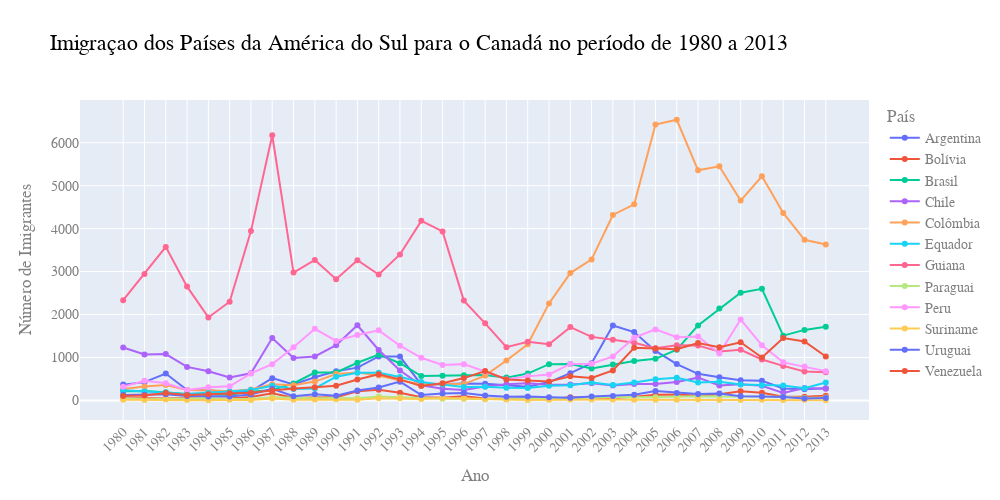

Here is the notebook cell this chart was saved with:
### Code cell
fig = px.line(america_sul_final, x=america_sul_final.index, y=america_sul_final.columns, color="País",
              title="Imigraçao dos Países da América do Sul\npara o Canadá no período de 1980 a 2013", markers=True)
fig.update_layout(width=1000, height=500,
                  xaxis={"tickangle": -45},
                  font_family="Arial", font_size=14, font_color="grey",
                  title_font_color="black", title_font_size=22,
                  xaxis_title="Ano", yaxis_title="Número de Imigrantes")

fig.show()

### Figure 1 — Plotly figure (JSON) as saved in the notebook; plotly's stock layout.template omitted (floating-point values rounded to 4 significant figures)
{"data": [{"hovertemplate": "País=Argentina<br>index=%{x}<br>value=%{y}<extra></extra>", "legendgroup": "Argentina", "line": {"color": "#636efa", "dash": "solid"}, "marker": {"symbol": "circle"}, "mode": "lines+markers", "name": "Argentina", "orientation": "v", "showlegend": true, "type": "scatter", "x": ["1980", "1981", "1982", "1983", "1984", "1985", "1986", "1987", "1988", "1989", "1990", "1991", "1992", "1993", "1994", "1995", "1996", "1997", "1998", "1999", "2000", "2001", "2002", "2003", "2004", "2005", "2006", "2007", "2008", "2009", "2010", "2011", "2012", "2013"], "xaxis": "x", "y": [368, 426, 626, 241, 237, 196, 213, 519, 374, 538, 678, 763, 1023, 1022, 366, 380, 396, 391, 349, 318, 427, 635, 865, 1745, 1591, 1153, 847, 620, 540, 467, 459, 278, 263, 282], "yaxis": "y"}, {"hovertemplate": "País=Bolívia<br>index=%{x}<br>value=%{y}<extra></extra>", "legendgroup": "Bolívia", "line": {"color": "#EF553B", "dash": "solid"}, "marker": {"symbol": "circle"}, "mode": "lines+markers", "name": "Bolívia", "orientation": "v", "showlegend": true, "type": "scatter", "x": ["1980", "1981", "1982", "1983", "1984", "1985", "1986", "1987", "1988", "1989", "1990", "1991", "1992", "1993", "1994", "1995", "1996", "1997", "1998", "1999", "2000", "2001", "2002", "2003", "2004", "2005", "2006", "2007", "2008", "2009", "2010", "2011", "2012", "2013"], "xaxis": "x", "y": [44, 52, 42, 49, 38, 44, 79, 165, 63, 68, 71, 214, 247, 180, 75, 61, 96, 43, 33, 42, 33, 72, 57, 59, 85, 134, 139, 107, 143, 214, 180, 86, 83, 107], "yaxis": "y"}, {"hovertemplate": "País=Brasil<br>index=%{x}<br>value=%{y}<extra></extra>", "legendgroup": "Brasil", "line": {"color": "#00cc96", "dash": "solid"}, "marker": {"symbol": "circle"}, "mode": "lines+markers", "name": "Brasil", "orientation": "v", "showlegend": true, "type": "scatter", "x": ["1980", "1981", "1982", "1983", "1984", "1985", "1986", "1987", "1988", "1989", "1990", "1991", "1992", "1993", "1994", "1995", "1996", "1997", "1998", "1999", "2000", "2001", "2002", "2003", "2004", "2005", "2006", "2007", "2008", "2009", "2010", "2011", "2012", "2013"], "xaxis": "x", "y": [211, 220, 192, 139, 145, 130, 205, 244, 394, 650, 650, 877, 1066, 866, 566, 572, 586, 591, 531, 626, 845, 847, 745, 839, 917, 969, 1181, 1746, 2138, 2509, 2598, 1508, 1642, 1714], "yaxis": "y"}, {"hovertemplate": "País=Chile<br>index=%{x}<br>value=%{y}<extra></extra>", "legendgroup": "Chile", "line": {"color": "#ab63fa", "dash": "solid"}, "marker": {"symbol": "circle"}, "mode": "lines+markers", "name": "Chile", "orientation": "v", "showlegend": true, "type": "scatter", "x": ["1980", "1981", "1982", "1983", "1984", "1985", "1986", "1987", "1988", "1989", "1990", "1991", "1992", "1993", "1994", "1995", "1996", "1997", "1998", "1999", "2000", "2001", "2002", "2003", "2004", "2005", "2006", "2007", "2008", "2009", "2010", "2011", "2012", "2013"], "xaxis": "x", "y": [1233, 1069, 1078, 781, 681, 533, 633, 1454, 990, 1023, 1286, 1749, 1175, 697, 352, 273, 244, 325, 376, 397, 366, 369, 401, 347, 383, 384, 427, 530, 350, 375, 340, 174, 291, 273], "yaxis": "y"}, {"hovertemplate": "País=Colômbia<br>index=%{x}<br>value=%{y}<extra></extra>", "legendgroup": "Colômbia", "line": {"color": "#FFA15A", "dash": "solid"}, "marker": {"symbol": "circle"}, "mode": "lines+markers", "name": "Colômbia", "orientation": "v", "showlegend": true, "type": "scatter", "x": ["1980", "1981", "1982", "1983", "1984", "1985", "1986", "1987", "1988", "1989", "1990", "1991", "1992", "1993", "1994", "1995", "1996", "1997", "1998", "1999", "2000", "2001", "2002", "2003", "2004", "2005", "2006", "2007", "2008", "2009", "2010", "2011", "2012", "2013"], "xaxis": "x", "y": [266, 326, 360, 244, 235, 214, 257, 376, 352, 439, 614, 652, 582, 464, 375, 371, 381, 578, 929, 1306, 2259, 2965, 3283, 4318, 4566, 6424, 6535, 5357, 5452, 4652, 5218, 4366, 3741, 3631], "yaxis": "y"}, {"hovertemplate": "País=Equador<br>index=%{x}<br>value=%{y}<extra></extra>", "legendgroup": "Equador", "line": {"color": "#19d3f3", "dash": "solid"}, "marker": {"symbol": "circle"}, "mode": "lines+markers", "name": "Equador", "orientation": "v", "showlegend": true, "type": "scatter", "x": ["1980", "1981", "1982", "1983", "1984", "1985", "1986", "1987", "1988", "1989", "1990", "1991", "1992", "1993", "1994", "1995", "1996", "1997", "1998", "1999", "2000", "2001", "2002", "2003", "2004", "2005", "2006", "2007", "2008", "2009", "2010", "2011", "2012", "2013"], "xaxis": "x", "y": [238, 207, 184, 155, 179, 208, 240, 344, 265, 278, 552, 643, 644, 547, 431, 368, 310, 317, 295, 291, 342, 353, 418, 361, 417, 491, 525, 419, 437, 373, 353, 348, 282, 418], "yaxis": "y"}, {"hovertemplate": "País=Guiana<br>index=%{x}<br>value=%{y}<extra></extra>", "legendgroup": "Guiana", "line": {"color": "#FF6692", "dash": "solid"}, "marker": {"symbol": "circle"}, "mode": "lines+markers", "name": "Guiana", "orientation": "v", "showlegend": true, "type": "scatter", "x": ["1980", "1981", "1982", "1983", "1984", "1985", "1986", "1987", "1988", "1989", "1990", "1991", "1992", "1993", "1994", "1995", "1996", "1997", "1998", "1999", "2000", "2001", "2002", "2003", "2004", "2005", "2006", "2007", "2008", "2009", "2010", "2011", "2012", "2013"], "xaxis": "x", "y": [2334, 2943, 3575, 2650, 1932, 2299, 3942, 6174, 2977, 3270, 2824, 3266, 2932, 3399, 4181, 3935, 2324, 1795, 1238, 1366, 1308, 1707, 1479, 1410, 1341, 1215, 1286, 1277, 1137, 1180, 953, 804, 676, 656], "yaxis": "y"}, {"hovertemplate": "País=Paraguai<br>index=%{x}<br>value=%{y}<extra></extra>", "legendgroup": "Paraguai", "line": {"color": "#B6E880", "dash": "solid"}, "marker": {"symbol": "circle"}, "mode": "lines+markers", "name": "Paraguai", "orientation": "v", "showlegend": true, "type": "scatter", "x": ["1980", "1981", "1982", "1983", "1984", "1985", "1986", "1987", "1988", "1989", "1990", "1991", "1992", "1993", "1994", "1995", "1996", "1997", "1998", "1999", "2000", "2001", "2002", "2003", "2004", "2005", "2006", "2007", "2008", "2009", "2010", "2011", "2012", "2013"], "xaxis": "x", "y": [45, 26, 32, 40, 48, 36, 34, 72, 53, 48, 56, 51, 94, 75, 46, 39, 38, 30, 25, 34, 29, 34, 60, 88, 74, 75, 88, 98, 95, 88, 89, 83, 55, 66], "yaxis": "y"}, {"hovertemplate": "País=Peru<br>index=%{x}<br>value=%{y}<extra></extra>", "legendgroup": "Peru", "line": {"color": "#FF97FF", "dash": "solid"}, "marker": {"symbol": "circle"}, "mode": "lines+markers", "name": "Peru", "orientation": "v", "showlegend": true, "type": "scatter", "x": ["1980", "1981", "1982", "1983", "1984", "1985", "1986", "1987", "1988", "1989", "1990", "1991", "1992", "1993", "1994", "1995", "1996", "1997", "1998", "1999", "2000", "2001", "2002", "2003", "2004", "2005", "2006", "2007", "2008", "2009", "2010", "2011", "2012", "2013"], "xaxis": "x", "y": [317, 456, 401, 241, 306, 328, 628, 843, 1237, 1667, 1384, 1522, 1632, 1274, 993, 827, 845, 676, 493, 560, 603, 849, 855, 1023, 1460, 1653, 1473, 1490, 1094, 1884, 1283, 886, 787, 682], "yaxis": "y"}, {"hovertemplate": "País=Suriname<br>index=%{x}<br>value=%{y}<extra></extra>", "legendgroup": "Suriname", "line": {"color": "#FECB52", "dash": "solid"}, "marker": {"symbol": "circle"}, "mode": "lines+markers", "name": "Suriname", "orientation": "v", "showlegend": true, "type": "scatter", "x": ["1980", "1981", "1982", "1983", "1984", "1985", "1986", "1987", "1988", "1989", "1990", "1991", "1992", "1993", "1994", "1995", "1996", "1997", "1998", "1999", "2000", "2001", "2002", "2003", "2004", "2005", "2006", "2007", "2008", "2009", "2010", "2011", "2012", "2013"], "xaxis": "x", "y": [15, 10, 21, 12, 5, 16, 7, 46, 16, 24, 26, 13, 53, 51, 32, 58, 51, 35, 22, 11, 16, 22, 22, 22, 17, 15, 16, 20, 9, 12, 13, 11, 16, 4], "yaxis": "y"}, {"hovertemplate": "País=Uruguai<br>index=%{x}<br>value=%{y}<extra></extra>", "legendgroup": "Uruguai", "line": {"color": "#636efa", "dash": "solid"}, "marker": {"symbol": "circle"}, "mode": "lines+markers", "name": "Uruguai", "orientation": "v", "showlegend": true, "type": "scatter", "x": ["1980", "1981", "1982", "1983", "1984", "1985", "1986", "1987", "1988", "1989", "1990", "1991", "1992", "1993", "1994", "1995", "1996", "1997", "1998", "1999", "2000", "2001", "2002", "2003", "2004", "2005", "2006", "2007", "2008", "2009", "2010", "2011", "2012", "2013"], "xaxis": "x", "y": [128, 132, 146, 105, 90, 92, 137, 269, 99, 144, 111, 229, 299, 437, 125, 164, 171, 117, 87, 93, 75, 64, 91, 103, 130, 217, 175, 147, 160, 99, 93, 81, 47, 58], "yaxis": "y"}, {"hovertemplate": "País=Venezuela<br>index=%{x}<br>value=%{y}<extra></extra>", "legendgroup": "Venezuela", "line": {"color": "#EF553B", "dash": "solid"}, "marker": {"symbol": "circle"}, "mode": "lines+markers", "name": "Venezuela", "orientation": "v", "showlegend": true, "type": "scatter", "x": ["1980", "1981", "1982", "1983", "1984", "1985", "1986", "1987", "1988", "1989", "1990", "1991", "1992", "1993", "1994", "1995", "1996", "1997", "1998", "1999", "2000", "2001", "2002", "2003", "2004", "2005", "2006", "2007", "2008", "2009", "2010", "2011", "2012", "2013"], "xaxis": "x", "y": [103, 117, 174, 124, 142, 165, 179, 229, 279, 304, 344, 487, 610, 490, 334, 402, 520, 686, 489, 464, 443, 560, 524, 699, 1224, 1211, 1192, 1335, 1239, 1353, 998, 1452, 1373, 1022], "yaxis": "y"}], "layout": {"font": {"color": "grey", "family": "Arial", "size": 14}, "height": 500, "legend": {"title": {"text": "País"}, "tracegroupgap": 0}, "title": {"font": {"color": "black", "size": 22}, "text": "Imigraçao dos Países da América do Sul\npara o Canadá no período de 1980 a 2013"}, "width": 1000, "xaxis": {"anchor": "y", "domain": [0, 1], "tickangle": -45, "title": {"text": "Ano"}}, "yaxis": {"anchor": "x", "domain": [0, 1], "title": {"text": "Número de Imigrantes"}}}}
